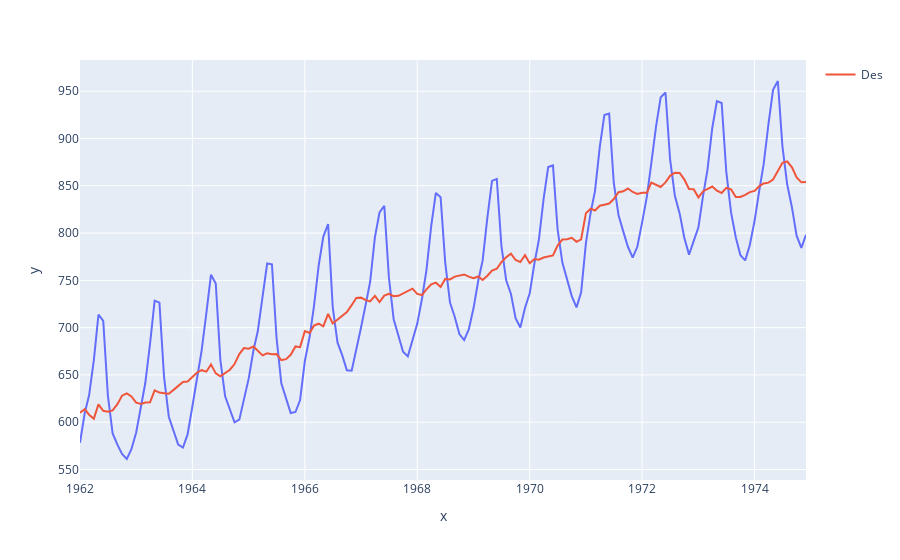

Here is the notebook cell this chart was saved with:
### Code cell
fig=px.line(x=data['Month'],y=data['Production'])
fig.add_scatter(x=data['Month'],y=data['deseason'],name="Des")
fig.show()

### Figure 1 — Plotly figure (JSON) as saved in the notebook; plotly's stock layout.template omitted (floating-point values rounded to 4 significant figures; data arrays with more than 128 entries replaced by an {"elided": "..."} marker saying what was removed)
{"data": [{"hovertemplate": "x=%{x}<br>y=%{y}<extra></extra>", "legendgroup": "", "line": {"color": "#636efa", "dash": "solid"}, "mode": "lines", "name": "", "showlegend": false, "type": "scatter", "x": {"elided": "156 str values"}, "xaxis": "x", "y": {"elided": "156 float values"}, "yaxis": "y"}, {"name": "Des", "type": "scatter", "x": {"elided": "156 str values"}, "y": {"elided": "156 float values"}}], "layout": {"legend": {"tracegroupgap": 0}, "margin": {"t": 60}, "xaxis": {"anchor": "y", "domain": [0, 1], "title": {"text": "x"}}, "yaxis": {"anchor": "x", "domain": [0, 1], "title": {"text": "y"}}}}
